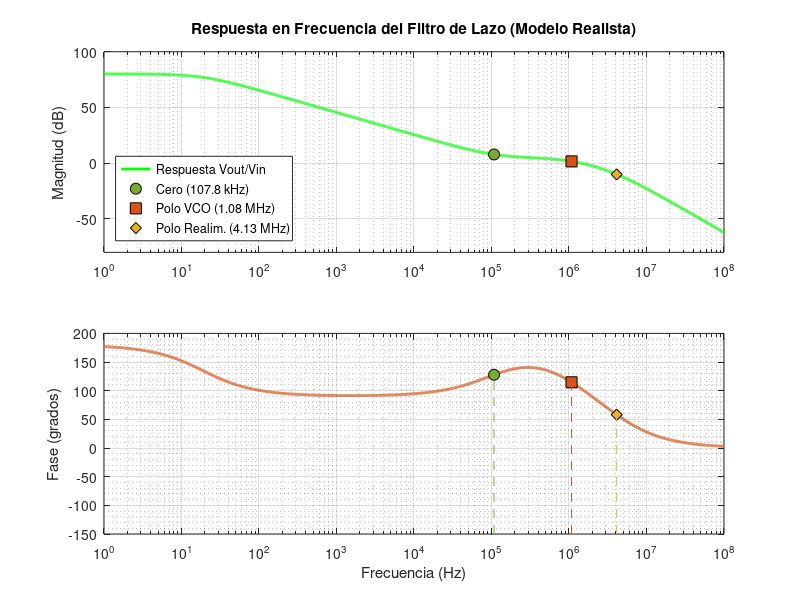

Write the MATLAB code that produced this figure.
% Valores de los componentes físicos corregidos
clc; clear; close all; 

R1 = 100;       % Resistor de entrada
R2 = 180;       % Resistor de realimentación (corregido)
R3 = 820;       % Resistor de salida al VCO (corregido)
C1 = 220e-12;
C2 = 8.2e-9;
C3 = 220e-12;
C4 = 180e-12;
Ct = 0e-12;    % Capacitancia de entrada del VCO

% --- 1. DEFINICIÓN DE LA FUNCIÓN DE TRANSFERENCIA ---
s = tf('s'); 

% Red de realimentación Z_f
Z_C3 = 1 / (s * C3);
Z_C2_R2 = R2 + 1 / (s * C2);
Z_f = (Z_C3 * Z_C2_R2) / (Z_C3 + Z_C2_R2);

% Etapa integradora activa con op-amp real (ganancia finita)
% ADIsimPLL satura la ganancia DC a aprox 52 dB (A_OL ~= 398 V/V)
A_OL = 10^(80/20); 
H_ideal = -Z_f / R1;
% Función de transferencia de un op-amp inversor no ideal
H_opamp = H_ideal / (1 + (1 - H_ideal) / A_OL); 

% Filtro RC de salida sumando la capacitancia parásita del VCO
C4_total = C4 + Ct;
H_out = 1 / (1 + s * R3 * C4_total);

% Función de transferencia total (Tensión a Tensión)
% C1 se omite en la transferencia V/V porque queda en paralelo con la fuente ideal
H_total = minreal(H_opamp * H_out); 

% --- 2. EXTRACCIÓN Y VISUALIZACIÓN DE POLOS Y CEROS ---
ceros_rad = zero(H_total);
polos_rad = pole(H_total);

fprintf('--- CEROS DEL SISTEMA (Hz) ---\n');
disp(ceros_rad / (2*pi));

fprintf('\n--- POLOS DEL SISTEMA (Hz) ---\n');
disp(polos_rad / (2*pi));

% --- 3. DIAGRAMA DE BODE ---
f = logspace(0, 8, 2000); 
w = 2 * pi * f;

[mag, phase] = bode(H_total, w);
magnitud_dB = 20 * log10(squeeze(mag));
fase_deg = squeeze(phase);

% Frecuencias teóricas (Hz) para los marcadores
f_z   = 1 / (2 * pi * R2 * C2);
f_p2  = (C2 + C3) / (2 * pi * R2 * C2 * C3);
f_p3  = 1 / (2 * pi * R3 * C4_total);
f_p4  = 1 / (2 * pi * R1 * C1); % Frecuencia del polo de la bomba de carga

% Interpolación para los marcadores
mag_z  = interp1(f, magnitud_dB, f_z);
mag_p3 = interp1(f, magnitud_dB, f_p3);
mag_p2 = interp1(f, magnitud_dB, f_p2);

% Para la fase, ajustamos a grados continuos para evitar saltos extraños
fase_deg = unwrap(fase_deg * pi/180) * 180/pi;
% Forzamos que el gráfico empiece visualmente cerca de 180° como en ADIsimPLL
fase_deg = fase_deg + 360 * (fase_deg(1) < 0); 

fase_z  = interp1(f, fase_deg, f_z);
fase_p3 = interp1(f, fase_deg, f_p3);
fase_p2 = interp1(f, fase_deg, f_p2);

% Figura 1: Diagrama de Bode con marcadores
figure('Name', 'Diagrama de Bode', 'Color', 'w', 'Position', [100, 100, 900, 700]);

subplot(2,1,1);
semilogx(f, magnitud_dB, 'g', 'LineWidth', 2); hold on;
plot(f_z, mag_z, 'o', 'MarkerSize', 8, 'MarkerFaceColor', '#77AC30', 'MarkerEdgeColor', 'k');
plot(f_p3, mag_p3, 's', 'MarkerSize', 8, 'MarkerFaceColor', '#D95319', 'MarkerEdgeColor', 'k');
plot(f_p2, mag_p2, 'd', 'MarkerSize', 8, 'MarkerFaceColor', '#EDB120', 'MarkerEdgeColor', 'k');
title('Respuesta en Frecuencia del Filtro de Lazo (Modelo Realista)');
ylabel('Magnitud (dB)'); ylim([-80 100]); grid on;
legend('Respuesta Vout/Vin', sprintf('Cero (%.1f kHz)', f_z/1e3), sprintf('Polo VCO (%.2f MHz)', f_p3/1e6), sprintf('Polo Realim. (%.2f MHz)', f_p2/1e6), 'Location', 'southwest');
set(gca, 'XScale', 'log');

subplot(2,1,2);
semilogx(f, fase_deg, 'Color', [0.85 0.325 0.098], 'LineWidth', 2); hold on;
plot(f_z, fase_z, 'o', 'MarkerSize', 8, 'MarkerFaceColor', '#77AC30', 'MarkerEdgeColor', 'k');
plot(f_p3, fase_p3, 's', 'MarkerSize', 8, 'MarkerFaceColor', '#D95319', 'MarkerEdgeColor', 'k');
plot(f_p2, fase_p2, 'd', 'MarkerSize', 8, 'MarkerFaceColor', '#EDB120', 'MarkerEdgeColor', 'k');

y_min = -150; 
y_max = 200;
plot([f_z f_z], [y_min fase_z], '--', 'Color', '#77AC30');
plot([f_p3 f_p3], [y_min fase_p3], '--', 'Color', '#D95319');
plot([f_p2 f_p2], [y_min fase_p2], '--', 'Color', '#EDB120');

ylabel('Fase (grados)'); 
xlabel('Frecuencia (Hz)'); 
ylim([y_min y_max]); 
grid on; set(gca, 'XScale', 'log', 'XMinorGrid', 'on', 'YMinorGrid', 'on');
